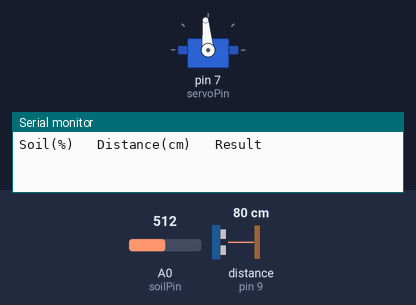
Recording of a sketch running on a simulated Arduino Uno, built with avr-gcc and run on an emulated ATmega328P. Shown: servo, the last lines printed to the serial monitor. Wiring (inferred from the names in the program): ultrasonic range finder: trigger pin 8; echo pin 9. Inputs (shaded band) come from the test bench; at power-on: distance to the obstacle (sensor on pin 9) 80 cm, A0 (soilPin) = 512. The echo pulse lasts 58.3 µs per cm.

Above: at 1.2 s.
1.3 s: distance to the obstacle (sensor on pin 9) set to 18 cm
4.3 s: distance to the obstacle (sensor on pin 9) set to 13 cm
At 6.5 s:
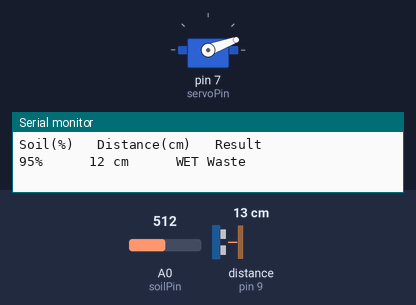
Timing chart, 0 to 13.3 s (numbered marks = the images above; inputs shaded):
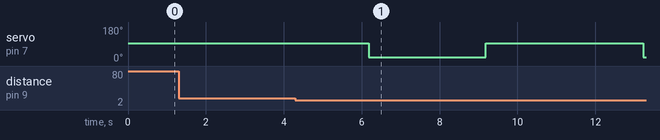

Measured:
- the behaviour switches between 16 and 15 cm on distance to the obstacle (sensor on pin 9) (found by bisection; images 0 and 1)
- after the input at 1.3 s, every drawn part: stays the same
- after the input at 4.3 s, servo on pin 7 (servoPin): 95° → 20° after 1.9 s, → 95° 3.0 s later, → 20° 4.0 s later

The sketch:

Smart_Waste_Management_System.ino
```cpp
#include <Servo.h>

Servo servo1;

/* ---------------- PIN DEFINITIONS ---------------- */
const int trigPin = 8;
const int echoPin = 9;
const int servoPin = 7;
const int soilPin  = A0;

/* ---------------- VARIABLES ---------------- */
long duration;
int distance = 0;
int soil = 0;
int fsoil = 0;

/* ---------------- THRESHOLDS ---------------- */
// Adjust these after calibration
int maxDryValue = 45;      // >45% = Wet waste
int Ultra_Distance = 15;  // Object detection distance (cm)

/* ---------------- SERVO CALIBRATION ---------------- */
// These values depend on your servo
#define SERVO_WET     20
#define SERVO_DRY     165
#define SERVO_CENTER  95

void setup()
{
  Serial.begin(9600);

  pinMode(trigPin, OUTPUT);
  pinMode(echoPin, INPUT);

  servo1.attach(servoPin);
  servo1.write(SERVO_CENTER);   // start in center

  Serial.println("Soil(%)   Distance(cm)   Result");
}

void loop()
{
  distance = 0;

  /* -------- ULTRASONIC SENSOR AVERAGING -------- */
  for (int i = 0; i < 2; i++)
  {
    digitalWrite(trigPin, LOW);
    delayMicroseconds(5);

    digitalWrite(trigPin, HIGH);
    delayMicroseconds(10);

    digitalWrite(trigPin, LOW);

    duration = pulseIn(echoPin, HIGH, 30000);
    distance += duration * 0.034 / 2;
    delay(10);
  }

  distance = distance / 2;

  /* -------- OBJECT DETECTED -------- */
  if (distance < Ultra_Distance && distance > 1)
  {
    delay(800);

    /* -------- SOIL SENSOR AVERAGING -------- */
    fsoil = 0;   // IMPORTANT: reset before reading

    for (int i = 0; i < 3; i++)
    {
      soil = analogRead(soilPin);

      // Adjust 485 after calibration
      soil = constrain(soil, 485, 1023);

      fsoil += map(soil, 485, 1023, 100, 0);
      delay(75);
    }

    fsoil = fsoil / 3;

    /* -------- SERIAL OUTPUT -------- */
    Serial.print(fsoil);
    Serial.print("%      ");
    Serial.print(distance);
    Serial.print(" cm      ");

    /* -------- DECISION LOGIC -------- */
    if (fsoil > maxDryValue)
    {
      Serial.println("WET Waste");
      servo1.write(SERVO_WET);
      delay(3000);
    }
    else
    {
      Serial.println("DRY Waste");
      servo1.write(SERVO_DRY);
      delay(3000);
    }

    /* -------- RETURN TO CENTER -------- */
    servo1.write(SERVO_CENTER);
    delay(2000);
  }

  delay(1000);
}
```
